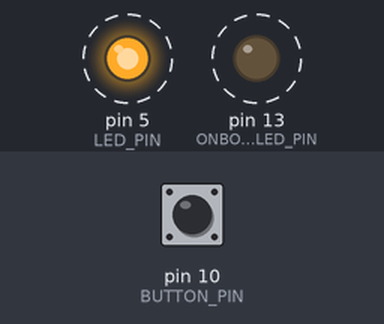
This sketch was run on a simulated Arduino Uno, built with avr-gcc and run on an emulated ATmega328P. On the bench: output pins drawn as LEDs (lit = HIGH). Dashed ring = blinking. The test bench sets the inputs (shaded band); at power-on: pin 10 (BUTTON_PIN) LOW.

Above: at 0.5 s.
Timing chart, 0 to 4.6 s (numbered marks = the images above):
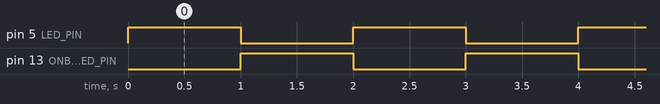

Measured:
- by itself, pin 5 (LED_PIN), pin 13 (ONBOARD_LED_PIN): alternates HIGH for 1.0 s and LOW for 1.0 s

The sketch:

BlinkWithButton.ino
```cpp
// BlinkWithButton
/*  Turns an LED on for one second, off for one second,
 *  and then repeats forever.
 */

const int LED_PIN = 5;
const int ONBOARD_LED_PIN = 13;
const int BUTTON_PIN = 10;

const int SHORT_DELAY = 500;
const int LONG_DELAY = 1000;

void setup() {
  // put your setup code here, to run once:

  // set the LED pin to be an output
  pinMode(LED_PIN, OUTPUT);
  pinMode(ONBOARD_LED_PIN, OUTPUT);
  pinMode(BUTTON_PIN, INPUT);
}

void loop() {
  // put your main code here, to run repeatedly:

  digitalWrite(LED_PIN, HIGH); // thru LED on
  digitalWrite(ONBOARD_LED_PIN, LOW); // thru LED on

  if(digitalRead(BUTTON_PIN) == HIGH) {
    delay(SHORT_DELAY);
  } else {
    delay(LONG_DELAY);
  }

  digitalWrite(LED_PIN, LOW); // turn LED off
  digitalWrite(ONBOARD_LED_PIN, HIGH); // turn LED off

  if(digitalRead(BUTTON_PIN) == HIGH) {
    delay(SHORT_DELAY);
  } else {
    delay(LONG_DELAY);
  }
}
```
